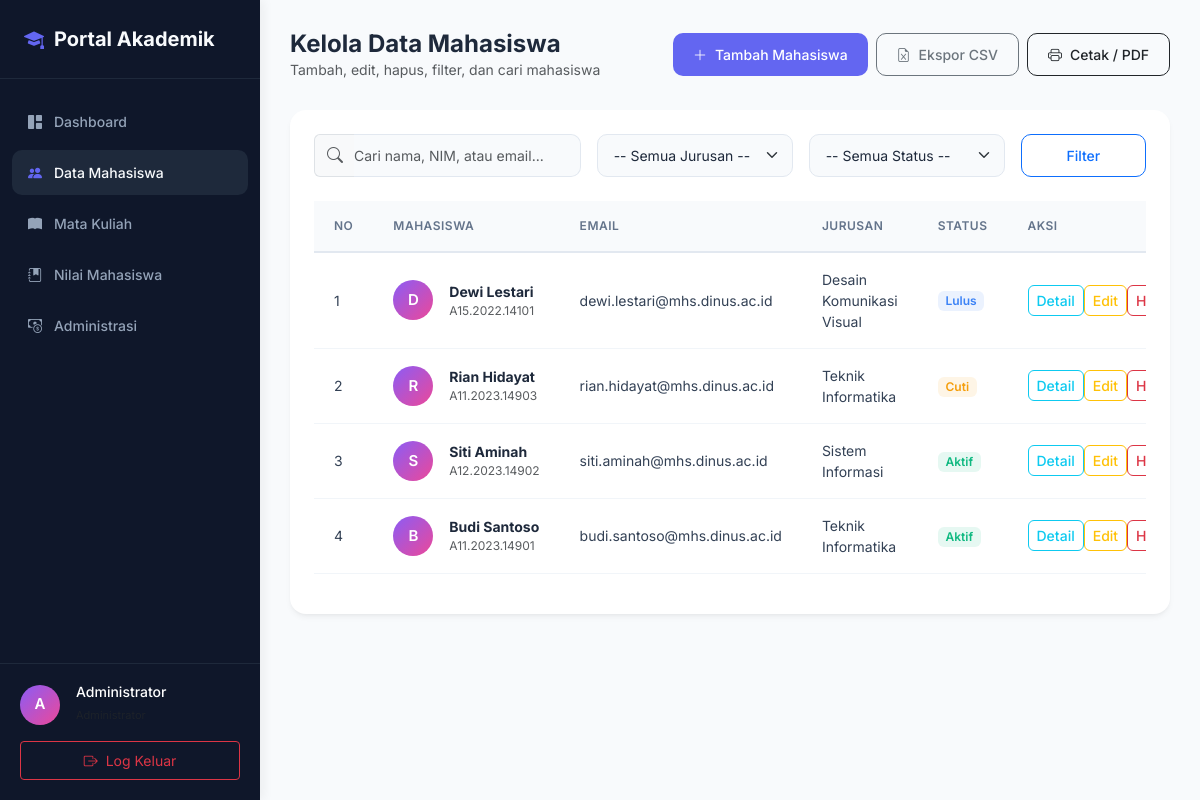
Screenshot of /mahasiswa/index.php (signed in) with the database file from the repository.
### tables this page shows
CREATE TABLE mahasiswa (
    id INT AUTO_INCREMENT PRIMARY KEY,
    nim VARCHAR(15) UNIQUE NOT NULL,
    nama VARCHAR(100) NOT NULL,
    email VARCHAR(100) NOT NULL,
    jurusan VARCHAR(100) NOT NULL,
    jenis_kelamin ENUM('Laki-laki', 'Perempuan') NOT NULL,
    tanggal_lahir DATE NOT NULL,
    telepon VARCHAR(20) NOT NULL,
    alamat TEXT NOT NULL,
    status ENUM('Aktif', 'Cuti', 'Lulus', 'Drop Out') DEFAULT 'Aktif' NOT NULL,
    foto VARCHAR(255) NULL,
    created_at TIMESTAMP DEFAULT CURRENT_TIMESTAMP
);

### mahasiswa/index.php (the view, shortened to what this page needs)
<?php
include '../config/koneksi.php';
$admin_nama = $_SESSION['nama'] ?? 'Administrator';
$cari = isset($_GET['cari']) ? trim($_GET['cari']) : '';
$filter_jurusan = isset($_GET['jurusan']) ? trim($_GET['jurusan']) : '';
$filter_status = isset($_GET['status']) ? trim($_GET['status']) : '';
$params = [];
$types = '';
$where_sql = '';
$limit = 5;
$page = isset($_GET['page']) ? (int)$_GET['page'] : 1;
$offset = ($page - 1) * $limit;
$data_query = "SELECT * FROM mahasiswa" . $where_sql . " ORDER BY id DESC LIMIT ? OFFSET ?";
$page_params = $params;
$page_params[] = $limit;
$page_params[] = $offset;
$page_types = $types . 'ii';
$stmt = mysqli_prepare($koneksi, $data_query);
mysqli_stmt_bind_param($stmt, $page_types, ...$page_params);
mysqli_stmt_execute($stmt);
$q = mysqli_stmt_get_result($stmt);
?>
<!DOCTYPE html>
<html lang="id">
<head>
    <link href="https://cdn.jsdelivr.net/npm/bootstrap@5.3.3/dist/css/bootstrap.min.css" rel="stylesheet">
    <link rel="stylesheet" href="https://cdn.jsdelivr.net/npm/bootstrap-icons@1.11.3/font/bootstrap-icons.min.css">
</head>
<body>
<div class="sidebar" id="sidebar">
    <div class="sidebar-brand">
        <i class="bi bi-mortarboard-fill"></i>
        <span>Portal Akademik</span>
    </div>
    <ul class="sidebar-menu">
        <li class="sidebar-menu-item">
            <a href="../dashboard.php" class="sidebar-link">
                <i class="bi bi-grid-1x2-fill"></i>
                <span>Dashboard</span>
            </a>
        </li>
        <li class="sidebar-menu-item">
            <a href="index.php" class="sidebar-link active">
                <i class="bi bi-people-fill"></i>
                <span>Data Mahasiswa</span>
            </a>
        </li>
        <li class="sidebar-menu-item">
            <a href="../mata-kuliah/index.php" class="sidebar-link">
                <i class="bi bi-book-fill"></i>
                <span>Mata Kuliah</span>
            </a>
        </li>
        <li class="sidebar-menu-item">
            <a href="../nilai/index.php" class="sidebar-link">
                <i class="bi bi-journal-bookmark-fill"></i>
                <span>Nilai Mahasiswa</span>
            </a>
        </li>
        <li class="sidebar-menu-item">
            <a href="../administrasi/index.php" class="sidebar-link">
                <i class="bi bi-cash-coin"></i>
                <span>Administrasi</span>
            </a>
        </li>
    </ul>
    <div class="sidebar-footer">
        <div class="d-flex align-items-center gap-3 mb-3 text-white">
            <div class="avatar-initial">
                <?= strtoupper(substr($admin_nama, 0, 1)) ?>
            </div>
            <div>
                <h6 class="mb-0 text-truncate" style="max-width: 140px; font-size: 14px;"><?= htmlspecialchars($admin_nama) ?></h6>
                <small class="text-muted" style="font-size: 11px;">Administrator</small>
            </div>
        </div>
        <a href="../logout.php" class="btn btn-outline-danger btn-sm w-100 py-2 d-flex align-items-center justify-content-center gap-2">
            <i class="bi bi-box-arrow-right"></i>
            <span>Log Keluar</span>
        </a>
    </div>
</div>
<div class="main-content">
    <div class="topbar">
        <div>
            <h3 class="page-title">Kelola Data Mahasiswa</h3>
            <p class="text-muted mb-0" style="font-size: 14px;">Tambah, edit, hapus, filter, dan cari mahasiswa</p>
        </div>
        <div class="card-header-actions d-flex gap-2">
            <a href="tambah.php" class="btn btn-custom btn-primary-custom">
                <i class="bi bi-plus-lg"></i>
                <span>Tambah Mahasiswa</span>
            </a>
            <a href="index.php?export=csv&cari=<?= urlencode($cari) ?>&jurusan=<?= urlencode($filter_jurusan) ?>&status=<?= urlencode($filter_status) ?>" class="btn btn-custom btn-outline-secondary">
                <i class="bi bi-file-earmark-excel"></i>
                <span>Ekspor CSV</span>
            </a>
            <button onclick="window.print()" class="btn btn-custom btn-outline-dark">
                <i class="bi bi-printer"></i>
                <span>Cetak / PDF</span>
            </button>
        </div>
    </div>
    <div class="table-card">
        <form method="get" action="" class="mb-4">
            <div class="row g-3">
                <div class="col-md-4">
                    <div class="input-group">
                        <span class="input-group-text bg-light border-end-0 text-muted"><i class="bi bi-search"></i></span>
                        <input type="text" class="form-control border-start-0 ps-0" name="cari" placeholder="Cari nama, NIM, atau email..." value="<?= htmlspecialchars($cari) ?>">
                    </div>
                </div>
                <div class="col-md-3">
                    <select class="form-select" name="jurusan">
                        <option value="">-- Semua Jurusan --</option>
                    </select>
                </div>
                <div class="col-md-3">
                    <select class="form-select" name="status">
                        <option value="">-- Semua Status --</option>
                    </select>
                </div>
                <div class="col-md-2 d-flex gap-2">
                    <button type="submit" class="btn btn-outline-primary w-100 btn-custom justify-content-center" style="border-radius:10px;">Filter</button>
                </div>
            </div>
        </form>
        <div class="table-responsive">
            <table class="table table-custom">
                <thead>
                    <tr>
                        <th style="width: 50px;">No</th>
                        <th>Mahasiswa</th>
                        <th>Email</th>
                        <th>Jurusan</th>
                        <th>Status</th>
                        <th class="actions-col" style="width: 180px;">Aksi</th>
                    </tr>
                </thead>
                <tbody>
                    <?php if (mysqli_num_rows($q) == 0): ?>
                        <tr>
                            <td colspan="6" class="text-center text-muted py-5">
                                <i class="bi bi-inbox-fill d-block mb-2" style="font-size: 32px;"></i>
                                Tidak ada data mahasiswa ditemukan.
                            </td>
                        </tr>
                    <?php else: ?>
                        <?php
                        $no = $offset + 1;
                        while ($d = mysqli_fetch_assoc($q)):
                        ?>
                            <tr>
                                <td><?= $no++ ?></td>
                                <td>
                                    <div class="d-flex align-items-center gap-3">
                                        <?php if (!empty($d['foto']) && file_exists('uploads/' . $d['foto'])): ?>
                                            <img class="avatar-img" src="uploads/<?= htmlspecialchars($d['foto']) ?>" alt="Foto Profil">
                                        <?php else: ?>
                                            <div class="avatar-initial">
                                                <?= strtoupper(substr($d['nama'], 0, 1)) ?>
                                            </div>
                                        <?php endif; ?>
                                        <div>
                                            <div class="fw-bold" style="color: #1e293b;"><?= htmlspecialchars($d['nama']) ?></div>
                                            <div class="text-muted" style="font-size: 12px;"><?= htmlspecialchars($d['nim']) ?></div>
                                        </div>
                                    </div>
                                </td>
                                <td><?= htmlspecialchars($d['email']) ?></td>
                                <td><?= htmlspecialchars($d['jurusan']) ?></td>
                                <td>
                                    <?php
                                    $status = $d['status'];
                                    $badge_class = 'badge-aktif';
                                    if ($status === 'Cuti') $badge_class = 'badge-cuti';
                                    elseif ($status === 'Lulus') $badge_class = 'badge-lulus';
                                    elseif ($status === 'Drop Out') $badge_class = 'badge-do';
                                    ?>
                                    <span class="badge <?= $badge_class ?> px-2.5 py-1.5" style="font-size: 12px; font-weight: 600;"><?= $status ?></span>
                                </td>
                                <td class="actions-col">
                                    <div class="d-flex gap-1.5">
                                        <button class="btn btn-outline-info btn-sm btn-detail"
                                                style="border-radius: 6px; font-weight: 500;"
                                                data-nim="<?= htmlspecialchars($d['nim']) ?>"
                                                data-nama="<?= htmlspecialchars($d['nama']) ?>"
                                                data-email="<?= htmlspecialchars($d['email']) ?>"
                                                data-jurusan="<?= htmlspecialchars($d['jurusan']) ?>"
                                                data-gender="<?= htmlspecialchars($d['jenis_kelamin']) ?>"
                                                data-lahir="<?= date('d F Y', strtotime($d['tanggal_lahir'])) ?>"
                                                data-telp="<?= htmlspecialchars($d['telepon']) ?>"
                                                data-alamat="<?= htmlspecialchars($d['alamat']) ?>"
                                                data-status="<?= $status ?>"
                                                data-foto="<?= !empty($d['foto']) && file_exists('uploads/' . $d['foto']) ? 'uploads/' . htmlspecialchars($d['foto']) : '' ?>"
                                                data-bs-toggle="modal"
                                                data-bs-target="#detailModal">
                                            Detail
                                        </button>
                                        <a class="btn btn-outline-warning btn-sm" style="border-radius: 6px; font-weight: 500;" href="edit.php?id=<?= $d['id'] ?>">Edit</a>
                                        <a class="btn btn-outline-danger btn-sm"
                                           style="border-radius: 6px; font-weight: 500;"
                                           onclick="return confirm('Apakah Anda yakin ingin menghapus data <?= addslashes($d['nama']) ?>? Semua file terkait juga akan terhapus.')"
                                           href="hapus.php?id=<?= $d['id'] ?>">
                                            Hapus
                                        </a>
                                    </div>
                                </td>
                            </tr>
                        <?php endwhile; ?>
                    <?php endif; ?>
                </tbody>
            </table>
        </div>
    </div>
</div>
</body>
</html>

### mahasiswa/index.php (style rules this page uses)
:root { --sidebar-width: 260px; --primary-color: #6366f1; --primary-hover: #4f46e5; --bg-body: #f8fafc; --card-shadow: 0 4px 6px -1px rgba(0, 0, 0, 0.05), 0 2px 4px -2px rgba(0, 0, 0, 0.05); --transition-speed: 0.3s; }
body { font-family: 'Inter', sans-serif; background-color: var(--bg-body); overflow-x: hidden; }
.sidebar { width: var(--sidebar-width); height: 100vh; position: fixed; top: 0; left: 0; background-color: #0f172a; color: #94a3b8; z-index: 100; transition: all var(--transition-speed) ease; box-shadow: 4px 0 10px rgba(0,0,0,0.05); }
.sidebar-brand { padding: 24px; font-size: 20px; font-weight: 700; color: #f8fafc; border-bottom: 1px solid #1e293b; display: flex; align-items: center; gap: 10px; }
.sidebar-brand i { color: var(--primary-color); }
.sidebar-menu { padding: 20px 12px; list-style: none; margin: 0; }
.sidebar-menu-item { margin-bottom: 6px; }
.sidebar-link { display: flex; align-items: center; gap: 12px; padding: 12px 16px; color: #94a3b8; text-decoration: none; border-radius: 10px; font-weight: 500; font-size: 14px; transition: all 0.2s ease; }
.sidebar-link:hover, .sidebar-link.active { background-color: #1e293b; color: #f8fafc; }
.sidebar-link.active i { color: var(--primary-color); }
.sidebar-footer { position: absolute; bottom: 0; width: 100%; padding: 20px; border-top: 1px solid #1e293b; }
.main-content { margin-left: var(--sidebar-width); min-height: 100vh; transition: all var(--transition-speed) ease; padding: 30px; }
.topbar { display: flex; justify-content: space-between; align-items: center; margin-bottom: 30px; }
.page-title { font-size: 24px; font-weight: 700; color: #1e293b; margin-bottom: 0; }
.table-card { background-color: white; border: none; border-radius: 16px; padding: 24px; box-shadow: var(--card-shadow); }
.form-control, .form-select { background-color: #f8fafc; border: 1px solid #e2e8f0; color: #1e293b; border-radius: 10px; padding: 10px 16px; font-size: 14px; transition: all 0.3s ease; }
.badge-aktif { background-color: rgba(16, 185, 129, 0.1); color: #10b981; }
.badge-cuti { background-color: rgba(245, 158, 11, 0.1); color: #f59e0b; }
.badge-lulus { background-color: rgba(59, 130, 246, 0.1); color: #3b82f6; }
.table > :not(caption) > * > * { padding: 16px 20px; vertical-align: middle; }
.table-custom th { font-size: 12px; font-weight: 600; text-transform: uppercase; letter-spacing: 0.5px; color: #64748b; background-color: #f8fafc; border-bottom: 2px solid #e2e8f0; }
.table-custom td { font-size: 14px; color: #334155; border-bottom: 1px solid #f1f5f9; }
.btn-custom { border-radius: 10px; padding: 10px 20px; font-weight: 500; font-size: 14px; display: flex; align-items: center; gap: 8px; transition: all 0.2s ease; }
.btn-primary-custom { background-color: var(--primary-color); border: none; color: white; }
.avatar-initial { width: 40px; height: 40px; background: linear-gradient(135deg, #8b5cf6 0%, #ec4899 100%); color: white; border-radius: 50%; display: flex; align-items: center; justify-content: center; font-weight: 600; font-size: 15px; flex-shrink: 0; }

### rows the page displays
mahasiswa: nama "D", nama "Dewi Lestari", nim "A15.2022.14101", email "dewi.lestari@mhs.dinus.ac.id", jurusan "Desain Komunikasi Visual", status "Lulus"
mahasiswa: nama "R", nama "Rian Hidayat", nim "A11.2023.14903", email "rian.hidayat@mhs.dinus.ac.id", jurusan "Teknik Informatika", status "Cuti"
mahasiswa: nama "S", nama "Siti Aminah", nim "A12.2023.14902", email "siti.aminah@mhs.dinus.ac.id", jurusan "Sistem Informasi", status "Aktif"
mahasiswa: nama "B", nama "Budi Santoso", nim "A11.2023.14901", email "budi.santoso@mhs.dinus.ac.id", jurusan "Teknik Informatika", status "Aktif"

### other values shown
substr($admin_nama, 0, 1) "A"
$admin_nama "Administrator"
